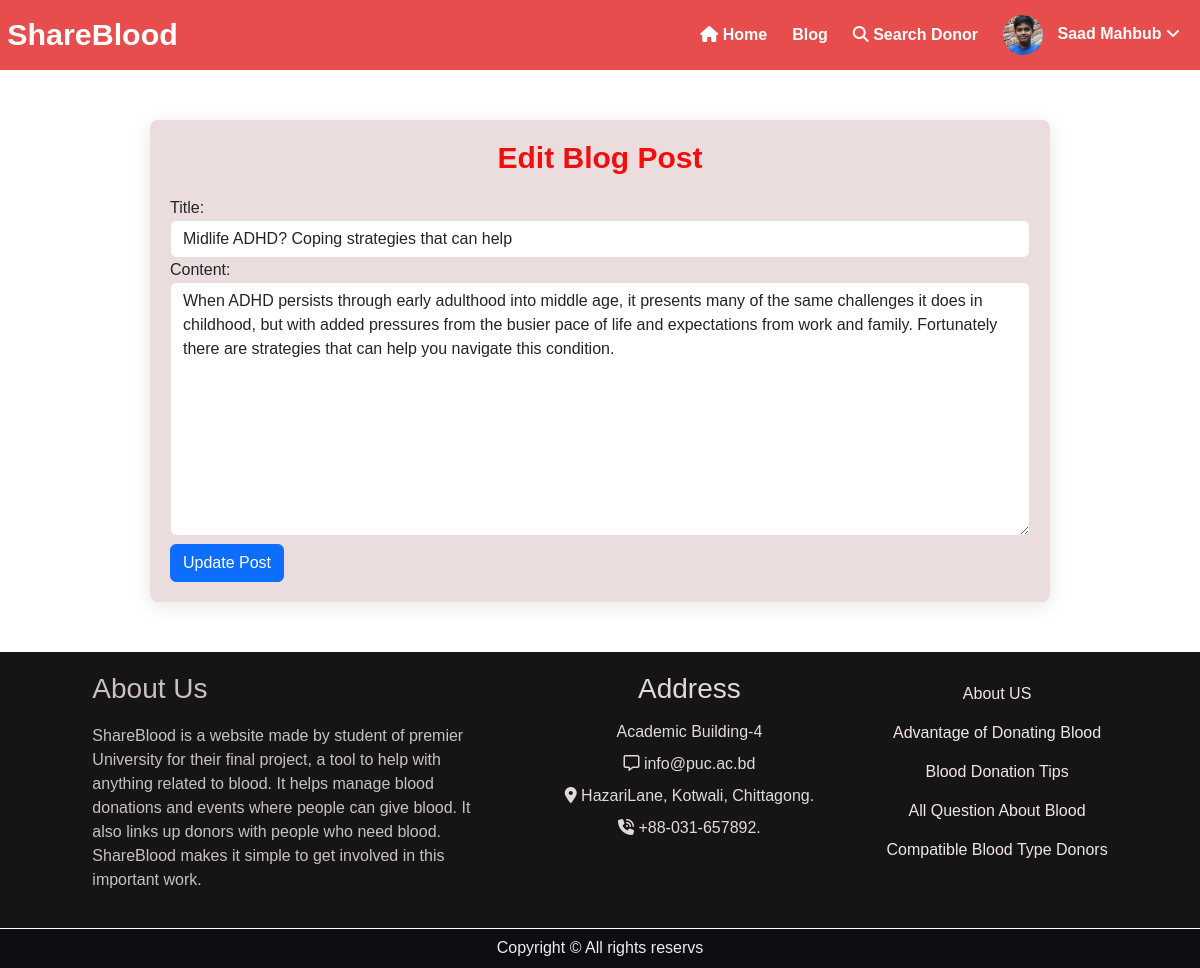
/updateBlogPost/17/ (signed in), run on the app's committed database.
### bloodology/models.py (models this page shows, shortened)
class UserProfile(models.Model):
        user = models.OneToOneField(User, on_delete=models.CASCADE)
        name = models.CharField(max_length=150)
        blood_group = models.CharField(max_length=5)
        phone_number = models.CharField(max_length=15)
        address = models.CharField(max_length=250)
        profile_img = models.ImageField(upload_to='Images')
        otp = models.CharField(max_length=6, blank=True, null=True)  # Store OTP
        otp_expiration = models.DateTimeField(blank=True, null=True)  # Expiration time for OTP

class BlogPost(models.Model):
        user_profile = models.ForeignKey(UserProfile, on_delete=models.CASCADE)
        title = models.CharField(max_length=200)
        content = models.TextField()
        blogPostTime = models.DateTimeField(auto_now_add=True)

### bloodology/views.py (the view)
# urls.py: path('updateBlogPost/<int:id>/', views.edit_blog_post, name="updateBlogPost"),
@login_required
def edit_blog_post(request, id):
    blog_post = get_object_or_404(BlogPost, id=id, user_profile=request.user.userprofile)
    if request.method == "POST":
        form = blogPostform(request.POST, instance=blog_post)
        if form.is_valid():
            form.save()
            return redirect('dashboard')
    else:
        form = blogPostform(instance=blog_post)
    return render(request, 'bloodology/edit_blog_post.html', {'form': form, 'blog_post': blog_post})

### bloodology/forms.py
class blogPostform(forms.ModelForm):
    class Meta:
        model = BlogPost
        fields = ['title', 'content']
        labels = {
            'title': 'Title',
            'content': 'Content',
        }
        widgets = {
            'title': forms.TextInput(attrs={'class': 'form-control', 'placeholder': 'Enter your blog title'}),
            'content': forms.Textarea(attrs={'class': 'form-control', 'placeholder': 'Write your blog content here...'}),
        }

### bloodology/templates/bloodology/edit_blog_post.html
{% extends 'bloodology/base.html' %}
{% load static %}
{% block content %}
<div class="blogPostform">
    <div class="editBlogPostform">
        <h1>Edit Blog Post</h1>
        <form action="" method="POST"> {% csrf_token %}
            {{form}}
            <button type="submit" class="btn btn-primary mt-2">Update Post</button>
        </form>
    </div>
</div>
{% endblock content %}

### bloodology/templates/bloodology/base.html (shortened to what this page needs)
<!DOCTYPE html>
{% load static %}
<html lang="en">
<head>
    <link rel="stylesheet" href="{% static 'bloodology/css/style.css' %}">
    <link rel="stylesheet" href="{% static 'bloodology/css/bootstrap.css' %}">
</head>
<body>
    <div class="navigation">
        <div class="nav-left">
            <div class="nav-logo">
                <a href="{% url 'home' %}">ShareBlood</a>
            </div>
        </div>
        <div class="nav-right" id="nav-right">
            <a href="{% url 'home' %}"><i class="fa-solid fa-house"></i> Home</a>
            <a href="{% url 'blogapost' %}">Blog</a>
            <a href="{% url 'All_Donors' %}"><i class="fa-solid fa-search"></i> Search Donor</a>
            {% if request.user.is_authenticated %}
            <div class="user-dropdown">
                <a href="#" class="user-profile" onclick="toggleDropdown(event)">
                    {% if request.user.userprofile %}
                    <img src="{{ request.user.userprofile.profile_img.url }}" alt="Profile Image" class="dprofile-img">
                    {{ request.user.userprofile.name }} <i class='fas fa-angle-down'></i>
                    {% else %}
                    <img src="{% static 'bloodology/image/image.png' %}" alt="Admin" class="dprofile-img">
                    Admin Profile <i class='fas fa-angle-down'></i>
                    {% endif %}
                </a>
            </div>
            {% else %}
            <a href="{% url 'signUp' %}"><i class="fa-solid fa-user-plus"></i> SignUp</a>
            <a href="{% url 'login' %}"><i class="fas fa-sign-in"></i> Login</a>
            {% endif %}
        </div>
    </div>
    {% block content %}
    {% endblock content %}
    <div class="footer">
        <div class="footer-2">
            <div >
                <div class="about">
                    <h3>About Us</h3>
                    <p>ShareBlood is a website made by student of premier University for their final project, a tool to help with anything related to blood. It helps manage blood donations and events where people can give blood. It also links up donors with people who need blood. ShareBlood makes it simple to get involved in this important work.</p>
                </div>
            </div>
            <div class="address">
                <h3>Address</h3>
                <p>Academic Building-4</p>
                <p><i class="fa-regular fa-message"></i> info@puc.ac.bd</p>
                <p><i class="fa-solid fa-location-dot"></i> HazariLane, Kotwali, Chittagong.</p>
                <p><i class="fa-solid fa-phone-volume"></i> +88-031-657892.</p>
            </div>
            <div class="msg">
                <div class="advantage">
                    <h4><a href="{% url 'About' %}">About US</a></h4>
                    <h4><a href="{% url 'advantage' %}">Advantage of Donating Blood</a></h4>
                    <h4><a href="{% url 'Blood_Donation_Tips' %}">Blood Donation Tips</a></h4>
                    <h4><a href="{% url 'AboutBdonation' %}">All Question About Blood</a></h4>
                    <h4><a href="{% url 'Compatible' %}">Compatible Blood Type Donors</a></h4>
                </div>
            </div>
        </div>
        <div class="copyright">
            Copyright © All rights reservs
        </div>
    </div>
</body>
</html>

### static/bloodology/css/style.css (style rules this page uses)
* { margin: 0; border: border-box; font-family: sans-serif; }
.navigation { height: 70px; background-color: rgb(231, 77, 77); display: flex; justify-content: space-between; align-items: center; padding: 0 20px; position: relative; }
.nav-left, .nav-right { display: flex; align-items: center; }
.nav-logo { height: 65px; width: 120px; margin-right: 20px; display: flex; align-items: center; justify-content: center; padding-left: 10px; }
.nav-logo a { font-size: 1.9rem; font-weight: 50px; color: white; }
.navigation a { text-decoration: none; color: rgb(255, 255, 255); font-weight: 550; margin-left: 15px; }
.nav-right a { margin-left: 25px; }
.dprofile-img { width: 40px; height: 40px; border-radius: 50%; object-fit: cover; margin-right: 10px; vertical-align: middle; }
.user-dropdown { position: relative; }
.nav-right { display: flex; }
.advantage h4 a { text-decoration: none; color: rgb(241, 230, 230); line-height: 25px; font-size: medium; }
.about { width: 400px; }
.footer-2 { padding: 20px; display: flex; justify-content: space-evenly; align-items: flex-start; flex-wrap: wrap; background-color: rgb(22, 21, 21); color: rgb(202, 192, 192); }
.footer-2 h3 { padding-bottom: 10px; }
.address { text-align: center; line-height: 15px; color: rgb(226, 217, 217); }
.advantage { display: flex; flex-direction: column; align-items: center; }
.advantage h4 { margin: 5px 0; }
.copyright { display: flex; align-items: center; justify-content: center; border-top: 1px solid white; background-color: rgb(13, 13, 20); height: 40px; color: rgb(238, 238, 238); }
.blogPostform { max-width: 900px; margin: 50px auto; padding: 20px; background: rgb(235, 221, 221); border-radius: 8px; box-shadow: 0 4px 20px rgba(0, 0, 0, 0.1); }
.blogPostform h1 { text-align: center; margin-bottom: 20px; color: #f10e0e; font-size: 30px; font-weight: bold; }
.blogPostformcard input[type="text"], textarea { width: 100%; padding: 12px; border: 2px solid #ddd; border-radius: 8px; font-size: 16px; transition: border-color 0.3s; }
.btn { margin-right: 10px; }

### data on the page
BlogPost: title "Midlife ADHD? Coping strategies that can help", content "When ADHD persists through early adulthood into middle age, it presents many of the same challenges it does in childhood, but with added pressures from the busier pace of life and expectations from work and family. Fortunately there are strategies that can help you navigate this condition."

### other printed values
{{ request.user.userprofile.name }} "Saad Mahbub"
